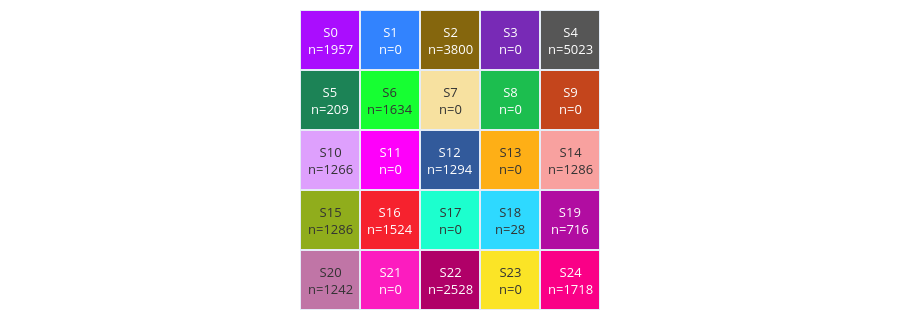
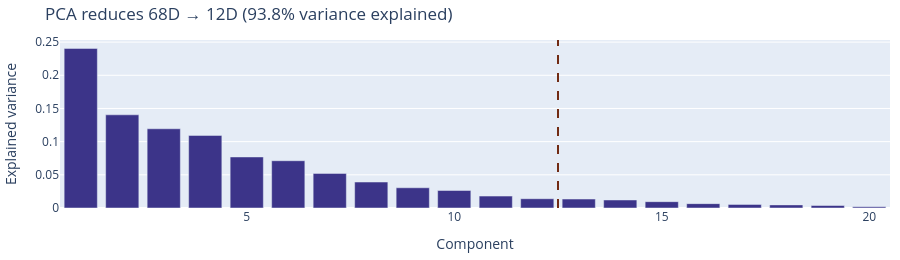

Notebook code for these charts, in order:
### Code cell
kairo.plot_state_grid(result.states).show()
kairo.plot_pca_variance(result.pca).show()

### Figure 1 — Plotly figure (JSON) as saved in the notebook; plotly's stock layout.template omitted (floating-point values rounded to 4 significant figures)
{"data": [{"colorscale": [[0, "#AA0DFE"], [0.04167, "#3283FE"], [0.08333, "#85660D"], [0.125, "#782AB6"], [0.1667, "#565656"], [0.2083, "#1C8356"], [0.25, "#16FF32"], [0.2917, "#F7E1A0"], [0.3333, "#1CBE4F"], [0.375, "#C4451C"], [0.4167, "#DEA0FD"], [0.4583, "#FE00FA"], [0.5, "#325A9B"], [0.5417, "#FEAF16"], [0.5833, "#F8A19F"], [0.625, "#90AD1C"], [0.6667, "#F6222E"], [0.7083, "#1CFFCE"], [0.75, "#2ED9FF"], [0.7917, "#B10DA1"], [0.8333, "#C075A6"], [0.875, "#FC1CBF"], [0.9167, "#B00068"], [0.9583, "#FBE426"], [1, "#FA0087"]], "hoverinfo": "text", "showscale": false, "text": [["S0<br>dominant: c<br>n=1957", "S1<br>dominant: —<br>n=0", "S2<br>dominant: b<br>n=3800", "S3<br>dominant: —<br>n=0", "S4<br>dominant: a<br>n=5023"], ["S5<br>dominant: e<br>n=209", "S6<br>dominant: d<br>n=1634", "S7<br>dominant: —<br>n=0", "S8<br>dominant: —<br>n=0", "S9<br>dominant: —<br>n=0"], ["S10<br>dominant: c<br>n=1266", "S11<br>dominant: —<br>n=0", "S12<br>dominant: b<br>n=1294", "S13<br>dominant: —<br>n=0", "S14<br>dominant: f<br>n=1286"], ["S15<br>dominant: g<br>n=1286", "S16<br>dominant: f<br>n=1524", "S17<br>dominant: —<br>n=0", "S18<br>dominant: h<br>n=28", "S19<br>dominant: g<br>n=716"], ["S20<br>dominant: g<br>n=1242", "S21<br>dominant: —<br>n=0", "S22<br>dominant: a<br>n=2528", "S23<br>dominant: —<br>n=0", "S24<br>dominant: e<br>n=1718"]], "type": "heatmap", "xgap": 2, "ygap": 2, "z": [[0, 1, 2, 3, 4], [5, 6, 7, 8, 9], [10, 11, 12, 13, 14], [15, 16, 17, 18, 19], [20, 21, 22, 23, 24]]}], "layout": {"annotations": [{"font": {"color": "#FFFFFF", "size": 13}, "showarrow": false, "text": "S0<br>n=1957", "x": 0, "xref": "x", "y": 0, "yref": "y"}, {"font": {"color": "#FFFFFF", "size": 13}, "showarrow": false, "text": "S1<br>n=0", "x": 1, "xref": "x", "y": 0, "yref": "y"}, {"font": {"color": "#FFFFFF", "size": 13}, "showarrow": false, "text": "S2<br>n=3800", "x": 2, "xref": "x", "y": 0, "yref": "y"}, {"font": {"color": "#FFFFFF", "size": 13}, "showarrow": false, "text": "S3<br>n=0", "x": 3, "xref": "x", "y": 0, "yref": "y"}, {"font": {"color": "#FFFFFF", "size": 13}, "showarrow": false, "text": "S4<br>n=5023", "x": 4, "xref": "x", "y": 0, "yref": "y"}, {"font": {"color": "#FFFFFF", "size": 13}, "showarrow": false, "text": "S5<br>n=209", "x": 0, "xref": "x", "y": 1, "yref": "y"}, {"font": {"color": "#333333", "size": 13}, "showarrow": false, "text": "S6<br>n=1634", "x": 1, "xref": "x", "y": 1, "yref": "y"}, {"font": {"color": "#333333", "size": 13}, "showarrow": false, "text": "S7<br>n=0", "x": 2, "xref": "x", "y": 1, "yref": "y"}, {"font": {"color": "#FFFFFF", "size": 13}, "showarrow": false, "text": "S8<br>n=0", "x": 3, "xref": "x", "y": 1, "yref": "y"}, {"font": {"color": "#FFFFFF", "size": 13}, "showarrow": false, "text": "S9<br>n=0", "x": 4, "xref": "x", "y": 1, "yref": "y"}, {"font": {"color": "#333333", "size": 13}, "showarrow": false, "text": "S10<br>n=1266", "x": 0, "xref": "x", "y": 2, "yref": "y"}, {"font": {"color": "#FFFFFF", "size": 13}, "showarrow": false, "text": "S11<br>n=0", "x": 1, "xref": "x", "y": 2, "yref": "y"}, {"font": {"color": "#FFFFFF", "size": 13}, "showarrow": false, "text": "S12<br>n=1294", "x": 2, "xref": "x", "y": 2, "yref": "y"}, {"font": {"color": "#333333", "size": 13}, "showarrow": false, "text": "S13<br>n=0", "x": 3, "xref": "x", "y": 2, "yref": "y"}, {"font": {"color": "#333333", "size": 13}, "showarrow": false, "text": "S14<br>n=1286", "x": 4, "xref": "x", "y": 2, "yref": "y"}, {"font": {"color": "#333333", "size": 13}, "showarrow": false, "text": "S15<br>n=1286", "x": 0, "xref": "x", "y": 3, "yref": "y"}, {"font": {"color": "#FFFFFF", "size": 13}, "showarrow": false, "text": "S16<br>n=1524", "x": 1, "xref": "x", "y": 3, "yref": "y"}, {"font": {"color": "#333333", "size": 13}, "showarrow": false, "text": "S17<br>n=0", "x": 2, "xref": "x", "y": 3, "yref": "y"}, {"font": {"color": "#333333", "size": 13}, "showarrow": false, "text": "S18<br>n=28", "x": 3, "xref": "x", "y": 3, "yref": "y"}, {"font": {"color": "#FFFFFF", "size": 13}, "showarrow": false, "text": "S19<br>n=716", "x": 4, "xref": "x", "y": 3, "yref": "y"}, {"font": {"color": "#333333", "size": 13}, "showarrow": false, "text": "S20<br>n=1242", "x": 0, "xref": "x", "y": 4, "yref": "y"}, {"font": {"color": "#FFFFFF", "size": 13}, "showarrow": false, "text": "S21<br>n=0", "x": 1, "xref": "x", "y": 4, "yref": "y"}, {"font": {"color": "#FFFFFF", "size": 13}, "showarrow": false, "text": "S22<br>n=2528", "x": 2, "xref": "x", "y": 4, "yref": "y"}, {"font": {"color": "#333333", "size": 13}, "showarrow": false, "text": "S23<br>n=0", "x": 3, "xref": "x", "y": 4, "yref": "y"}, {"font": {"color": "#FFFFFF", "size": 13}, "showarrow": false, "text": "S24<br>n=1718", "x": 4, "xref": "x", "y": 4, "yref": "y"}], "height": 320, "margin": {"b": 10, "l": 10, "r": 10, "t": 10}, "title": {"text": ""}, "xaxis": {"constrain": "domain", "scaleanchor": "y", "visible": false}, "yaxis": {"autorange": "reversed", "visible": false}}}

### Figure 2 — Plotly figure (JSON) as saved in the notebook; plotly's stock layout.template omitted (floating-point values rounded to 4 significant figures)
{"data": [{"hovertemplate": "PC%{x}<br>ratio=%{y:.3f}<extra></extra>", "marker": {"color": "#3C3489"}, "type": "bar", "x": [1, 2, 3, 4, 5, 6, 7, 8, 9, 10, 11, 12, 13, 14, 15, 16, 17, 18, 19, 20], "y": [0.2405, 0.1404, 0.1194, 0.1094, 0.07694, 0.07124, 0.05217, 0.03915, 0.03047, 0.0264, 0.01795, 0.01399, 0.01349, 0.0121, 0.009535, 0.006571, 0.005432, 0.004707, 0.003774, 0.001847]}], "layout": {"height": 260, "margin": {"b": 10, "l": 10, "r": 10, "t": 40}, "shapes": [{"line": {"color": "#712B13", "dash": "dash", "width": 2}, "type": "line", "x0": 12.5, "x1": 12.5, "xref": "x", "y0": 0, "y1": 1, "yref": "y domain"}], "title": {"text": "PCA reduces 68D → 12D (93.8% variance explained)"}, "xaxis": {"title": {"text": "Component"}}, "yaxis": {"title": {"text": "Explained variance"}}}}
